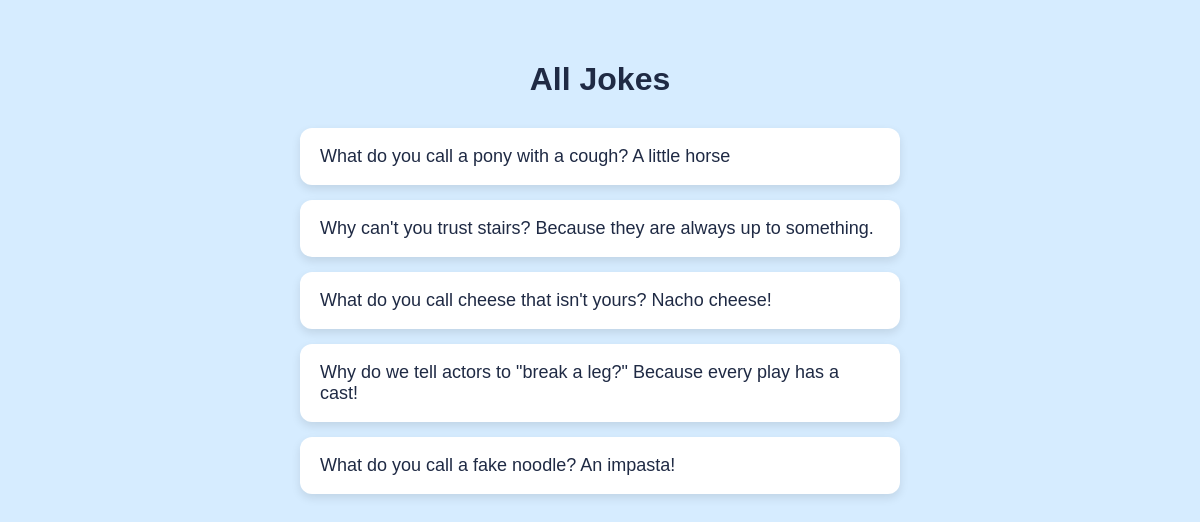
Page /dadjokes/jokes/ on the earlier database version.
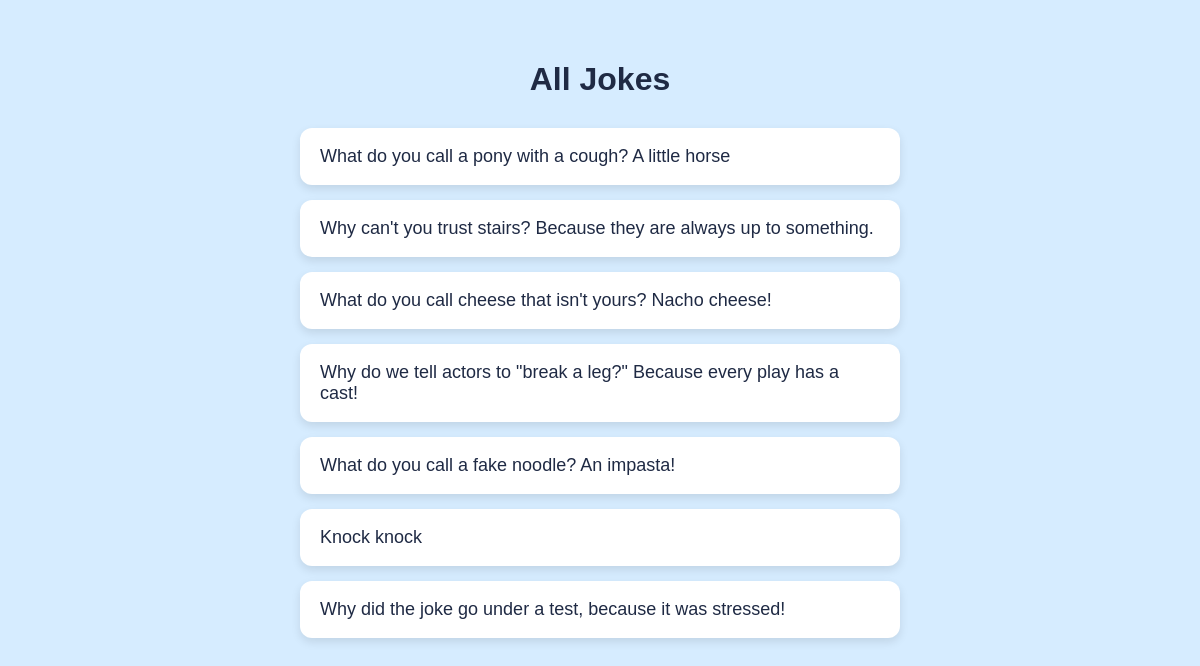
Same page on the later database version.
### dadjokes/models.py (models this page shows, shortened)
class Joke(models.Model):
    timestamp = models.DateTimeField(auto_now=True)
    contributor = models.TextField(blank=False)
    text = models.TextField(blank=False)

### dadjokes/views.py (the view)
# urls.py: path('jokes/', JokeListView.as_view(), name='jokes'),
class JokeListView(ListView):
    model = Joke
    template_name = "dadjokes/jokes.html"
    context_object_name = "jokes"

### dadjokes/templates/dadjokes/jokes.html (shortened to what this page needs)
{% load static %}
<!DOCTYPE html>
<html>
<head>
    <link rel="stylesheet" type="text/css" href="{% static 'styles-for-dadjokes.css' %}">
</head>
<body>
<h1>All Jokes</h1>
<div class="joke-container">
    {% for joke in jokes %}
        <div class="joke-card">
            <a href="{% url 'joke' joke.pk %}">
                {{ joke.text }}
            </a>
        </div>
    {% endfor %}
</div>
</body>
</html>

### static/styles-for-dadjokes.css (style rules this page uses)
body { font-family: Arial, Helvetica, sans-serif; background-color: #d6ecff; margin: 0; padding: 40px 20px; display: flex; flex-direction: column; align-items: center; }
h1 { font-size: 32px; font-weight: bold; color: #1f2a44; margin-bottom: 30px; }
.joke-container { width: 100%; max-width: 600px; display: flex; flex-direction: column; gap: 15px; }
.joke-card { background-color: #ffffff; padding: 18px 20px; border-radius: 12px; box-shadow: 0 4px 10px rgba(0, 0, 0, 0.1); transition: transform 0.15s ease, box-shadow 0.15s ease; }
.joke-card a { text-decoration: none; color: #1f2a44; font-size: 18px; font-weight: 500; }

Differences in the rows shown:
added Joke: text "Knock knock"
added Joke: text "Why did the joke go under a test, because it was stressed!"
